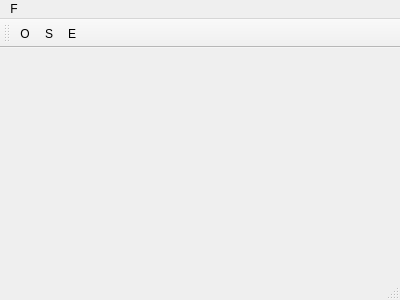
<?xml version="1.0" encoding="UTF-8"?>
<ui version="4.0">
 <class>MainWindow</class>
 <widget class="QMainWindow" name="MainWindow">
  <property name="geometry">
   <rect>
    <x>0</x>
    <y>0</y>
    <width>400</width>
    <height>300</height>
   </rect>
  </property>
  <property name="windowTitle">
   <string>MainWindow</string>
  </property>
  <property name="windowIcon">
   <iconset resource="ch2.qrc">
    <normaloff>:/logo.png</normaloff>:/logo.png</iconset>
  </property>
  <widget class="QWidget" name="centralWidget"/>
  <widget class="QToolBar" name="mainToolBar">
   <attribute name="toolBarArea">
    <enum>TopToolBarArea</enum>
   </attribute>
   <attribute name="toolBarBreak">
    <bool>false</bool>
   </attribute>
   <addaction name="actionO"/>
   <addaction name="actionS"/>
   <addaction name="actionE"/>
  </widget>
  <widget class="QStatusBar" name="statusBar"/>
  <widget class="QMenuBar" name="menuBar">
   <property name="geometry">
    <rect>
     <x>0</x>
     <y>0</y>
     <width>400</width>
     <height>25</height>
    </rect>
   </property>
   <widget class="QMenu" name="menuF">
    <property name="title">
     <string>F</string>
    </property>
    <addaction name="actionO"/>
    <addaction name="actionS"/>
    <addaction name="separator"/>
    <addaction name="actionE"/>
   </widget>
   <addaction name="menuF"/>
  </widget>
  <action name="actionO">
   <property name="icon">
    <iconset resource="ch2.qrc">
     <normaloff>:/open.png</normaloff>:/open.png</iconset>
   </property>
   <property name="text">
    <string>O</string>
   </property>
   <property name="toolTip">
    <string>OO</string>
   </property>
  </action>
  <action name="actionS">
   <property name="icon">
    <iconset resource="ch2.qrc">
     <normaloff>:/save.png</normaloff>:/save.png</iconset>
   </property>
   <property name="text">
    <string>S</string>
   </property>
   <property name="toolTip">
    <string>SS</string>
   </property>
  </action>
  <action name="actionE">
   <property name="icon">
    <iconset resource="ch2.qrc">
     <normaloff>:/exit.png</normaloff>:/exit.png</iconset>
   </property>
   <property name="text">
    <string>E</string>
   </property>
   <property name="toolTip">
    <string>EE</string>
   </property>
  </action>
 </widget>
 <layoutdefault spacing="6" margin="11"/>
 <resources>
  <include location="ch2.qrc"/>
 </resources>
 <connections/>
</ui>
